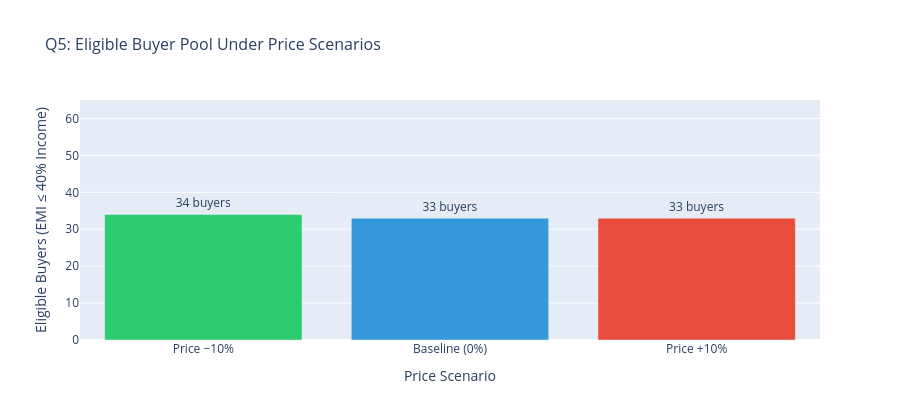

Notebook code for this chart:
### Code cell
scenarios = ['Price −10%', 'Baseline (0%)', 'Price +10%']
eligible  = [
    minus_10['adj_affordable'].sum(),
    baseline['adj_affordable'].sum(),
    plus_10['adj_affordable'].sum()
]
colors = ['#2ecc71', '#3498db', '#e74c3c']

fig1 = go.Figure(go.Bar(
    x=scenarios,
    y=eligible,
    marker_color=colors,
    text=eligible,
    textposition='outside',
    texttemplate='%{text} buyers'
))

fig1.update_layout(
    title='Q5: Eligible Buyer Pool Under Price Scenarios',
    xaxis_title='Price Scenario',
    yaxis_title='Eligible Buyers (EMI ≤ 40% Income)',
    yaxis=dict(range=[0, len(loans) + 5]),
    height=420,
    title_font_size=16
)
fig1.show()

### Figure 1 — Plotly figure (JSON) as saved in the notebook; plotly's stock layout.template omitted (floating-point values rounded to 4 significant figures)
{"data": [{"marker": {"color": ["#2ecc71", "#3498db", "#e74c3c"]}, "text": ["34", "33", "33"], "textposition": "outside", "texttemplate": "%{text} buyers", "type": "bar", "x": ["Price −10%", "Baseline (0%)", "Price +10%"], "y": [34, 33, 33]}], "layout": {"height": 420, "title": {"font": {"size": 16}, "text": "Q5: Eligible Buyer Pool Under Price Scenarios"}, "xaxis": {"title": {"text": "Price Scenario"}}, "yaxis": {"range": [0, 65], "title": {"text": "Eligible Buyers (EMI ≤ 40% Income)"}}}}
